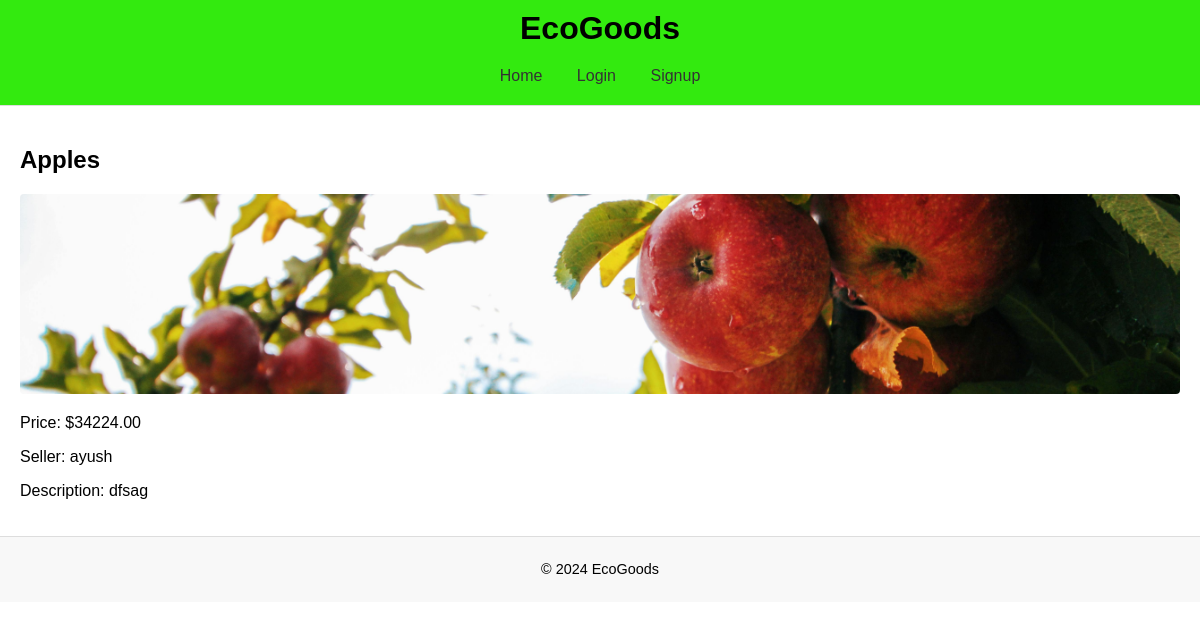
Page /product/3/ on the committed database.
### products/models.py (models this page shows, shortened)
class Product(models.Model):
    name = models.CharField(max_length=100)
    photo = models.ImageField(upload_to='product_photos/')
    price = models.DecimalField(max_digits=10, decimal_places=2)
    description = models.TextField()
    category = models.ForeignKey(Category, on_delete=models.CASCADE)
    seller = models.ForeignKey(User, on_delete=models.CASCADE)
    is_sold = models.BooleanField(default=False)

### products/views.py (the view)
# urls.py: path('product/<int:pk>/', product_detail, name='product_detail'),
def product_detail(request, pk):
    product = get_object_or_404(Product, pk=pk)
    if request.method == 'POST':
        if request.user == product.seller:
            if 'delete' in request.POST:
                product.delete()
                return redirect('index')
            elif 'update' in request.POST:
                form = ProductForm(request.POST, request.FILES, instance=product)
                if form.is_valid():
                    form.save()
                    return redirect('product_detail', pk=pk)
        else:
            pass
    else:
        form = ProductForm(instance=product)
    return render(request, 'product_detail.html', {'product': product, 'form': form})

### templates/product_detail.html (shortened to what this page needs)
{% extends 'base.html' %}
{% block content %}
<h2>{{ product.name }}</h2>
<div class="product-details">
    <img src="{{ product.photo.url }}" alt="{{ product.name }}" class="product-image">
    <p>Price: ${{ product.price }}</p>
    <p>Seller: {{ product.seller.username }}</p>
    <p>Description: {{ product.description }}</p>
</div>
{% endblock %}

### static/styles.css (style rules this page uses)
body { font-family: Arial, sans-serif; margin: 0; padding: 0; box-sizing: border-box; }
.product-image { width: 100%; height: auto; max-height: 200px; object-fit: cover; border-radius: 4px; }

### rows in the picture
Product: name "Apples", photo (picture), price "34224.00", seller.username "ayush", description "dfsag"
